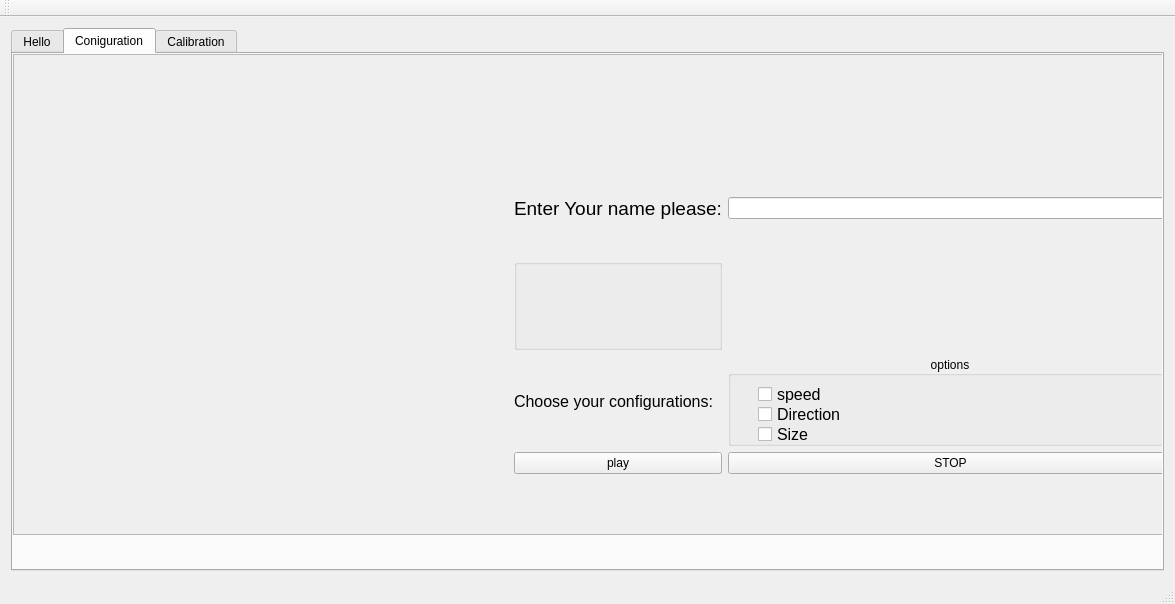
<?xml version="1.0" encoding="UTF-8"?>
<ui version="4.0">
 <class>MainWindow</class>
 <widget class="QMainWindow" name="MainWindow">
  <property name="geometry">
   <rect>
    <x>0</x>
    <y>0</y>
    <width>1175</width>
    <height>604</height>
   </rect>
  </property>
  <property name="windowTitle">
   <string>MainWindow</string>
  </property>
  <property name="layoutDirection">
   <enum>Qt::LeftToRight</enum>
  </property>
  <property name="autoFillBackground">
   <bool>false</bool>
  </property>
  <widget class="QWidget" name="centralWidget">
   <layout class="QGridLayout" name="gridLayout">
    <item row="0" column="0">
     <widget class="QTabWidget" name="tabWidget">
      <property name="sizePolicy">
       <sizepolicy hsizetype="Preferred" vsizetype="Preferred">
        <horstretch>0</horstretch>
        <verstretch>0</verstretch>
       </sizepolicy>
      </property>
      <property name="currentIndex">
       <number>1</number>
      </property>
      <property name="tabBarAutoHide" stdset="0">
       <bool>true</bool>
      </property>
      <widget class="QWidget" name="tab_hello">
       <attribute name="title">
        <string>Hello</string>
       </attribute>
       <widget class="QPlainTextEdit" name="plainTextEdit">
        <property name="geometry">
         <rect>
          <x>9</x>
          <y>9</y>
          <width>681</width>
          <height>261</height>
         </rect>
        </property>
        <property name="font">
         <font>
          <pointsize>14</pointsize>
         </font>
        </property>
        <property name="readOnly">
         <bool>true</bool>
        </property>
        <property name="plainText">
         <string>Hello, 
welcome to the Error-Detector, 
in the next window you will need to choose 
the configuration for that session.
to continue click 'NEXT'. </string>
        </property>
       </widget>
       <widget class="QPushButton" name="nextButton1">
        <property name="geometry">
         <rect>
          <x>260</x>
          <y>340</y>
          <width>85</width>
          <height>31</height>
         </rect>
        </property>
        <property name="sizePolicy">
         <sizepolicy hsizetype="Minimum" vsizetype="Preferred">
          <horstretch>0</horstretch>
          <verstretch>0</verstretch>
         </sizepolicy>
        </property>
        <property name="focusPolicy">
         <enum>Qt::NoFocus</enum>
        </property>
        <property name="text">
         <string>NEXT</string>
        </property>
       </widget>
      </widget>
      <widget class="QWidget" name="tab_option_menu">
       <attribute name="title">
        <string>Coniguration</string>
       </attribute>
       <widget class="QFrame" name="frame">
        <property name="geometry">
         <rect>
          <x>0</x>
          <y>0</y>
          <width>1161</width>
          <height>481</height>
         </rect>
        </property>
        <property name="sizePolicy">
         <sizepolicy hsizetype="Preferred" vsizetype="Preferred">
          <horstretch>5</horstretch>
          <verstretch>5</verstretch>
         </sizepolicy>
        </property>
        <property name="autoFillBackground">
         <bool>true</bool>
        </property>
        <property name="frameShape">
         <enum>QFrame::StyledPanel</enum>
        </property>
        <property name="frameShadow">
         <enum>QFrame::Raised</enum>
        </property>
        <layout class="QGridLayout" name="gridLayout_6">
         <property name="leftMargin">
          <number>500</number>
         </property>
         <property name="rightMargin">
          <number>0</number>
         </property>
         <property name="bottomMargin">
          <number>60</number>
         </property>
         <item row="3" column="1">
          <widget class="QLabel" name="label_2">
           <property name="font">
            <font>
             <pointsize>12</pointsize>
            </font>
           </property>
           <property name="text">
            <string>Choose your configurations:</string>
           </property>
          </widget>
         </item>
         <item row="7" column="2">
          <widget class="QPushButton" name="pushButton_stop">
           <property name="text">
            <string>STOP</string>
           </property>
          </widget>
         </item>
         <item row="7" column="1">
          <widget class="QPushButton" name="playButton">
           <property name="focusPolicy">
            <enum>Qt::NoFocus</enum>
           </property>
           <property name="text">
            <string>play</string>
           </property>
          </widget>
         </item>
         <item row="2" column="1">
          <widget class="QGroupBox" name="groupBox">
           <property name="title">
            <string/>
           </property>
          </widget>
         </item>
         <item row="1" column="1">
          <widget class="QLabel" name="label">
           <property name="font">
            <font>
             <pointsize>14</pointsize>
            </font>
           </property>
           <property name="text">
            <string>Enter Your name please:</string>
           </property>
          </widget>
         </item>
         <item row="0" column="2" rowspan="3">
          <widget class="QLineEdit" name="user_name_field">
           <property name="clearButtonEnabled">
            <bool>false</bool>
           </property>
          </widget>
         </item>
         <item row="3" column="2">
          <widget class="QGroupBox" name="groupBox_3">
           <property name="title">
            <string>options</string>
           </property>
           <property name="alignment">
            <set>Qt::AlignCenter</set>
           </property>
           <widget class="QCheckBox" name="speed_checkBox">
            <property name="geometry">
             <rect>
              <x>30</x>
              <y>30</y>
              <width>151</width>
              <height>17</height>
             </rect>
            </property>
            <property name="font">
             <font>
              <pointsize>12</pointsize>
             </font>
            </property>
            <property name="text">
             <string>speed </string>
            </property>
           </widget>
           <widget class="QCheckBox" name="direction_checkBox">
            <property name="geometry">
             <rect>
              <x>30</x>
              <y>50</y>
              <width>141</width>
              <height>17</height>
             </rect>
            </property>
            <property name="font">
             <font>
              <pointsize>12</pointsize>
             </font>
            </property>
            <property name="text">
             <string>Direction</string>
            </property>
           </widget>
           <widget class="QCheckBox" name="size_checkBox">
            <property name="geometry">
             <rect>
              <x>30</x>
              <y>70</y>
              <width>70</width>
              <height>17</height>
             </rect>
            </property>
            <property name="font">
             <font>
              <pointsize>12</pointsize>
             </font>
            </property>
            <property name="text">
             <string>Size</string>
            </property>
           </widget>
          </widget>
         </item>
        </layout>
       </widget>
      </widget>
      <widget class="QWidget" name="tab_calib">
       <attribute name="title">
        <string>Calibration</string>
       </attribute>
       <widget class="QGroupBox" name="groupBox_2">
        <property name="geometry">
         <rect>
          <x>0</x>
          <y>0</y>
          <width>601</width>
          <height>201</height>
         </rect>
        </property>
        <property name="title">
         <string/>
        </property>
        <widget class="QPlainTextEdit" name="plainTextEdit_2">
         <property name="geometry">
          <rect>
           <x>20</x>
           <y>40</y>
           <width>421</width>
           <height>131</height>
          </rect>
         </property>
         <property name="plainText">
          <string>KOSTA You are about to start a calibration operation -
Follow the orders on the screen.
To start hit the button below.!!!!!</string>
         </property>
        </widget>
       </widget>
       <widget class="QPushButton" name="Button_startCalib">
        <property name="geometry">
         <rect>
          <x>570</x>
          <y>360</y>
          <width>121</width>
          <height>23</height>
         </rect>
        </property>
        <property name="text">
         <string>Start calibration</string>
        </property>
       </widget>
      </widget>
     </widget>
    </item>
   </layout>
  </widget>
  <widget class="QMenuBar" name="menuBar">
   <property name="geometry">
    <rect>
     <x>0</x>
     <y>0</y>
     <width>1175</width>
     <height>27</height>
    </rect>
   </property>
  </widget>
  <widget class="QToolBar" name="mainToolBar">
   <attribute name="toolBarArea">
    <enum>TopToolBarArea</enum>
   </attribute>
   <attribute name="toolBarBreak">
    <bool>false</bool>
   </attribute>
  </widget>
  <widget class="QStatusBar" name="statusBar"/>
 </widget>
 <layoutdefault spacing="6" margin="11"/>
 <resources/>
 <connections/>
</ui>
